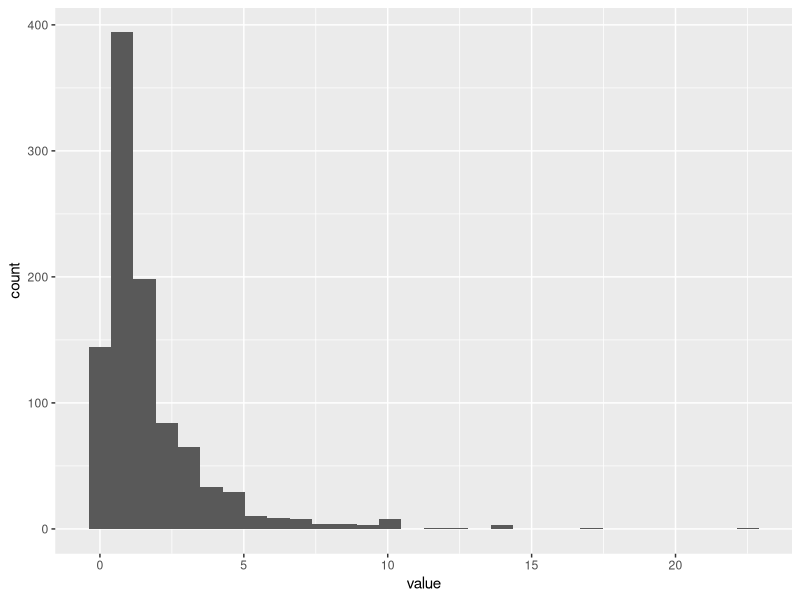
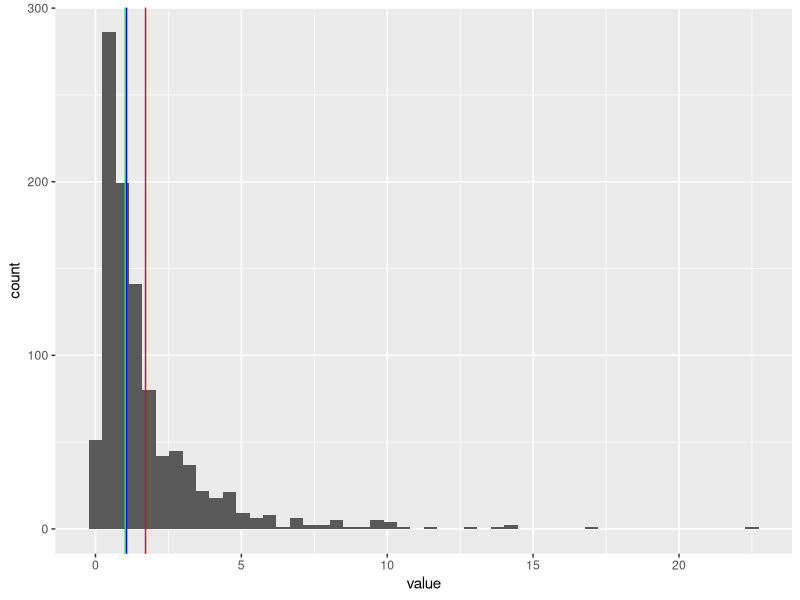
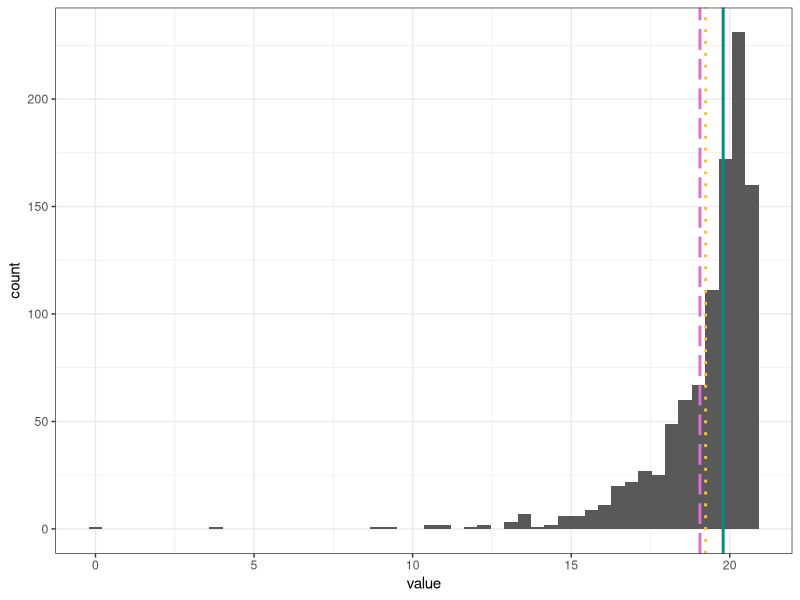
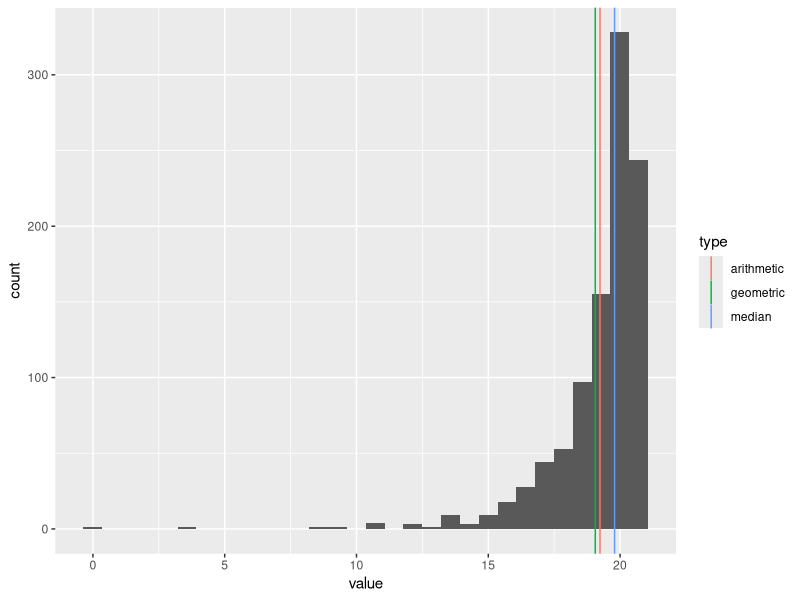

Write R code to recreate these figures, in order.
# setup -------------------------------------------------------------------
rm(list = ls())

library(tidyverse)


# exercise 1 --------------------------------------------------------------

## create a new vector z w/ length 1000 as exp(rnorm(n=1000, mean = 0, sd = 0.1))
## calc arithmetic mean, geometric mean, and median

z <- exp(rnorm(n=1000, mean = 0, sd = 1))

mu_z <- mean(z)
print(mu_z)

gm_z <-  prod(z)^(1/length(z))
print(gm_z)

med_z <- median(z)
print(med_z)

## draw a histogram of z using functions tibble(), ggplot(), and geom_histogram()

z <- as_tibble(z)

z %>% 
  ggplot(aes(x = value)) +
  geom_histogram()

## draw vertical lines of aritmetic mean, geometric mean, and median on the histogram
z %>% 
  ggplot(aes(x = value)) +
  geom_histogram(bins = 50)+
  geom_vline(xintercept = mu_z, colour = "red")+
  geom_vline(xintercept = gm_z, colour = "blue")+
  geom_vline(xintercept = med_z, colour = "green")

## create new vector z_rev as -z = max(z) = 0.1 and repeat steps 1-4
z <- exp(rnorm(n=1000, mean = 0, sd = 1))

z_rev <- -(z) + max(z) + 0.1

#arithmetic mean
m_z_rev <- mean(z_rev)
print(m_z_rev)

#geometric mean
log_z <- log(z_rev)
m_zrev <- mean(log_z)
g_zrev <- exp(m_zrev)
print(g_zrev)

#median
med_zrev <- median(z_rev)
print(med_zrev)

# create histogram
z_rev <- as_tibble(z_rev)

g_hist <- z_rev %>% 
  ggplot(aes(x = value)) +
  geom_histogram()

## draw vertical lines of aritmetic mean, geometric mean, and median on the histogram
z_rev %>% 
  ggplot(aes(x = value)) +
  geom_histogram(bins = 50)+
  geom_vline(xintercept = m_z_rev, colour = "goldenrod1", linewidth = 1, linetype = 3)+
  geom_vline(xintercept = g_zrev, colour = "orchid", linewidth = 1, linetype = 5)+
  geom_vline(xintercept = med_zrev, colour = "darkcyan", linewidth = 1)+
  theme_bw()

##or

df_mu <- tibble(mu = c(m_z_rev, g_zrev, med_zrev),
                type = c("arithmetic", "geometric", "median"))
                
g_hist + 
  geom_vline(data = df_mu, aes(xintercept = mu,
                               color = type))


# exercise 2 --------------------------------------------------------------

## understand and compare variation measures using 100 measurements of fish in "gram"
w <- rnorm(100, mean = 10, sd = 1)
head(w) # show first 10 elements in w

## converting from grams [w] to mg [m]
m <- w * 1000
head(m)

## calculate sd and MAD for w and m
sd_w <-  sum((w - mean(w))^2 / length(w))
print(sd_w)

sd_m <- sum((m - mean(m))^2 / length(m))
print(sd_m)

mad_w <- median(abs(w-median(w)))
print(mad_w)

mad_m <- median(abs(m-median(m)))
print(mad_m)

## calculate cv and mad/median for w and m 

(cv_w <- sd_w / mean(w)) 
(cv_m <- sd_m / mean(m))

mm_w <- mad_w / median(w)
print(mm_w)

mm_m <- mad_m / median(m)
print(mm_m)
